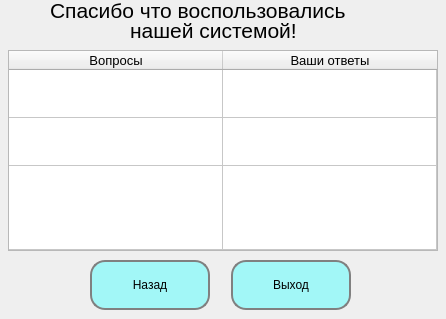
<?xml version="1.0" encoding="UTF-8"?>
<ui version="4.0">
 <class>MainWindow</class>
 <widget class="QMainWindow" name="MainWindow">
  <property name="enabled">
   <bool>true</bool>
  </property>
  <property name="minimumSize">
   <size>
    <width>446</width>
    <height>319</height>
   </size>
  </property>
  <property name="maximumSize">
   <size>
    <width>446</width>
    <height>319</height>
   </size>
  </property>
  <property name="windowTitle">
   <string>MainWindow</string>
  </property>
  <widget class="QWidget" name="centralwidget">
   <widget class="QLabel" name="label">
    <property name="geometry">
     <rect>
      <x>50</x>
      <y>-10</y>
      <width>381</width>
      <height>41</height>
     </rect>
    </property>
    <property name="font">
     <font>
      <family>Segoe UI</family>
      <pointsize>16</pointsize>
     </font>
    </property>
    <property name="text">
     <string>Спасибо что воспользовались</string>
    </property>
   </widget>
   <widget class="QLabel" name="label_2">
    <property name="geometry">
     <rect>
      <x>130</x>
      <y>10</y>
      <width>211</width>
      <height>41</height>
     </rect>
    </property>
    <property name="font">
     <font>
      <family>Segoe UI</family>
      <pointsize>16</pointsize>
     </font>
    </property>
    <property name="text">
     <string>нашей системой!</string>
    </property>
   </widget>
   <widget class="QTableWidget" name="tableWidget">
    <property name="geometry">
     <rect>
      <x>8</x>
      <y>50</y>
      <width>430</width>
      <height>201</height>
     </rect>
    </property>
    <property name="minimumSize">
     <size>
      <width>430</width>
      <height>0</height>
     </size>
    </property>
    <property name="maximumSize">
     <size>
      <width>430</width>
      <height>500</height>
     </size>
    </property>
    <property name="font">
     <font>
      <pointsize>10</pointsize>
     </font>
    </property>
    <property name="dragDropOverwriteMode">
     <bool>false</bool>
    </property>
    <property name="wordWrap">
     <bool>true</bool>
    </property>
    <attribute name="horizontalHeaderVisible">
     <bool>true</bool>
    </attribute>
    <attribute name="horizontalHeaderCascadingSectionResizes">
     <bool>false</bool>
    </attribute>
    <attribute name="horizontalHeaderMinimumSectionSize">
     <number>45</number>
    </attribute>
    <attribute name="horizontalHeaderDefaultSectionSize">
     <number>214</number>
    </attribute>
    <attribute name="horizontalHeaderHighlightSections">
     <bool>false</bool>
    </attribute>
    <attribute name="horizontalHeaderShowSortIndicator" stdset="0">
     <bool>false</bool>
    </attribute>
    <attribute name="horizontalHeaderStretchLastSection">
     <bool>false</bool>
    </attribute>
    <attribute name="verticalHeaderVisible">
     <bool>false</bool>
    </attribute>
    <attribute name="verticalHeaderCascadingSectionResizes">
     <bool>false</bool>
    </attribute>
    <attribute name="verticalHeaderMinimumSectionSize">
     <number>30</number>
    </attribute>
    <attribute name="verticalHeaderDefaultSectionSize">
     <number>48</number>
    </attribute>
    <attribute name="verticalHeaderStretchLastSection">
     <bool>true</bool>
    </attribute>
    <row>
     <property name="text">
      <string/>
     </property>
    </row>
    <row>
     <property name="text">
      <string/>
     </property>
    </row>
    <row>
     <property name="text">
      <string/>
     </property>
    </row>
    <column>
     <property name="text">
      <string>Вопросы</string>
     </property>
    </column>
    <column>
     <property name="text">
      <string>Ваши ответы</string>
     </property>
    </column>
    <item row="0" column="0">
     <property name="text">
      <string/>
     </property>
     <property name="flags">
      <set>ItemIsUserCheckable</set>
     </property>
    </item>
   </widget>
   <widget class="QPushButton" name="btn_back">
    <property name="geometry">
     <rect>
      <x>90</x>
      <y>260</y>
      <width>120</width>
      <height>50</height>
     </rect>
    </property>
    <property name="font">
     <font>
      <family>Segoe UI</family>
     </font>
    </property>
    <property name="styleSheet">
     <string notr="true">border: 2px solid gray;
border-radius: 15px;
background: rgb(85, 255, 255, 0.5);</string>
    </property>
    <property name="text">
     <string>Назад</string>
    </property>
   </widget>
   <widget class="QPushButton" name="btn_exit">
    <property name="geometry">
     <rect>
      <x>231</x>
      <y>260</y>
      <width>120</width>
      <height>50</height>
     </rect>
    </property>
    <property name="font">
     <font>
      <family>Segoe UI</family>
     </font>
    </property>
    <property name="styleSheet">
     <string notr="true">border: 2px solid gray;
border-radius: 15px;
background: rgb(85, 255, 255, 0.5);</string>
    </property>
    <property name="text">
     <string>Выход</string>
    </property>
   </widget>
  </widget>
 </widget>
 <resources/>
 <connections/>
</ui>
